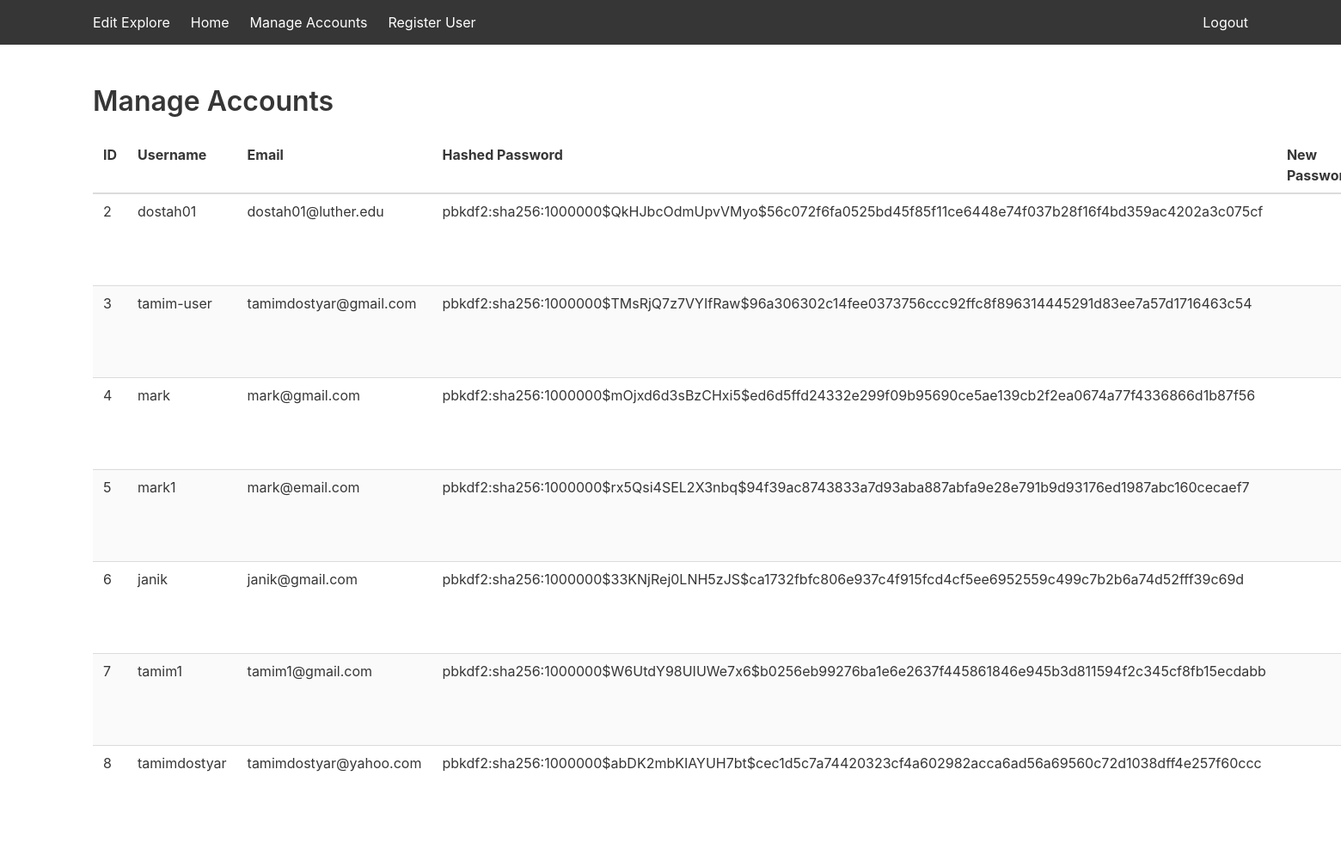
The page /manage_accounts (signed in) on the database its author committed.
### mapsource/loginP/models.py (models this page shows)
class User(UserMixin, db.Model):
    id = db.Column(db.Integer, primary_key=True)
    username = db.Column(db.String(150), unique=True, nullable=False)
    email = db.Column(db.String(150), unique=True, nullable=False)
    password = db.Column(db.String(200), nullable=False)
    is_admin = db.Column(db.Boolean, default=False)

### mapsource/loginP/auth.py (the view)
@auth_bp.route("/manage_accounts", methods=["GET"], endpoint="manage_accounts")
@login_required
def manage_accounts():
    users = User.query.all()
    return render_template("manage_accounts.html", users=users)

### mapsource/loginP/auth.py (called while the page is built)
@login_manager.user_loader
def load_user(user_id):
    return User.query.get(int(user_id))

### mapsource/templates/manage_accounts.html (shortened to what this page needs)
<!DOCTYPE html>
<html lang="en">
<head>
    <link href="https://cdn.jsdelivr.net/npm/bulma@0.9.3/css/bulma.min.css" rel="stylesheet">
</head>
<body>
    <nav class="navbar is-dark">
        <div class="container">
            <div id="navbarMenu" class="navbar-menu">
                <div class="navbar-start">
                    <a class="navbar-item" href="{{ url_for('viewsc.edit_web') }}">Edit Explore</a>
                    <a class="navbar-item" href="{{ url_for('viewsc.admin_welcome') }}">Home</a>
                    <a class="navbar-item" href="{{ url_for('auth.manage_accounts') }}">Manage Accounts</a>
                    <a class="navbar-item" href="{{ url_for('auth.createAccount') }}">Register User</a>
                </div>
                <div class="navbar-end">
                    <a class="navbar-item" href="{{ url_for('auth.logout') }}">Logout</a>
                </div>
            </div>
        </div>
    </nav>
    <section class="section">
        <div class="container">
            <h1 class="title">Manage Accounts</h1>
            <table class="table is-fullwidth is-striped">
                <thead>
                    <tr>
                        <th>ID</th>
                        <th>Username</th>
                        <th>Email</th>
                        <th>Hashed Password</th>
                        <th>New Password</th>
                    </tr>
                </thead>
                <tbody>
                    {% for user in users %}
                    <tr>
                        <td>{{ user.id }}</td>
                        <td>{{ user.username }}</td>
                        <td>{{ user.email }}</td>
                        <td>{{ user.password }}</td>
                        <td id="new-password-{{ user.id }}"></td>
                    </tr>
                    {% endfor %}
                </tbody>
            </table>
        </div>
    </section>
</body>
</html>

### rows shown on the page
User: id "2", username "dostah01", email "dostah01@luther.edu", password "pbkdf2:sha256:1000000$QkHJbcOdmUpvVMyo$56c072f6fa0525bd45f85f11ce6448e74f037b28f16f4bd359ac4202a3c075cf"
User: id "3", username "tamim-user", email "tamimdostyar@gmail.com", password "pbkdf2:sha256:1000000$TMsRjQ7z7VYIfRaw$96a306302c14fee0373756ccc92ffc8f896314445291d83ee7a57d1716463c54"
User: id "4", username "mark", email "mark@gmail.com", password "pbkdf2:sha256:1000000$mOjxd6d3sBzCHxi5$ed6d5ffd24332e299f09b95690ce5ae139cb2f2ea0674a77f4336866d1b87f56"
User: id "5", username "mark1", email "mark@email.com", password "pbkdf2:sha256:1000000$rx5Qsi4SEL2X3nbq$94f39ac8743833a7d93aba887abfa9e28e791b9d93176ed1987abc160cecaef7"
User: id "6", username "janik", email "janik@gmail.com", password "pbkdf2:sha256:1000000$33KNjRej0LNH5zJS$ca1732fbfc806e937c4f915fcd4cf5ee6952559c499c7b2b6a74d52fff39c69d"
User: id "7", username "tamim1", email "tamim1@gmail.com", password "pbkdf2:sha256:1000000$W6UtdY98UIUWe7x6$b0256eb99276ba1e6e2637f445861846e945b3d811594f2c345cf8fb15ecdabb"
User: id "8", username "tamimdostyar", email "tamimdostyar@yahoo.com", password "pbkdf2:sha256:1000000$abDK2mbKIAYUH7bt$cec1d5c7a74420323cf4a602982acca6ad56a69560c72d1038dff4e257f60ccc"
